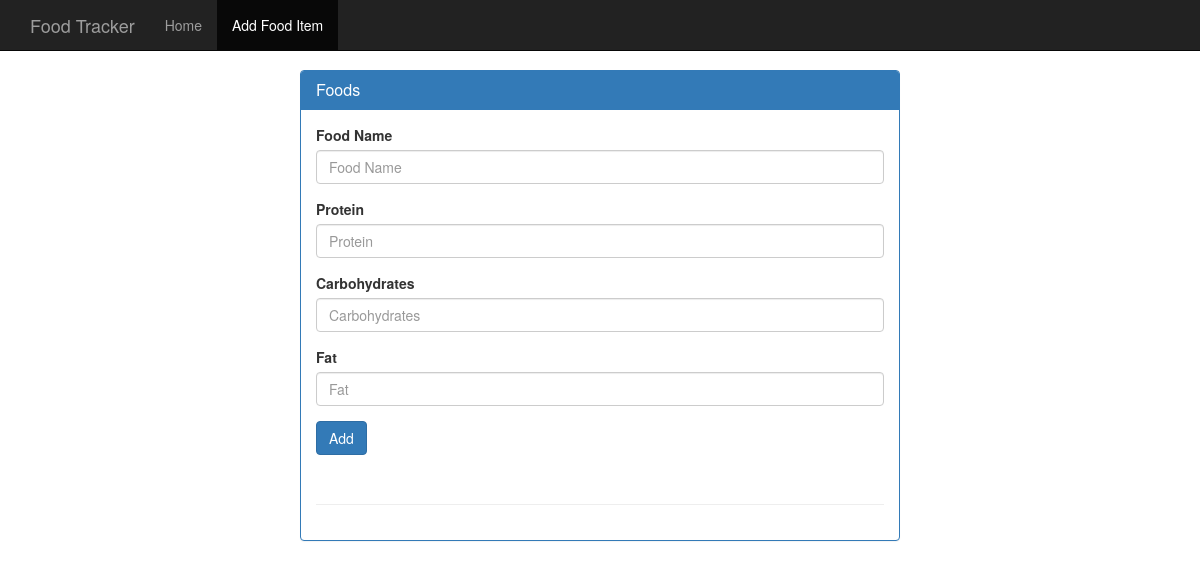
Before: /food with the older database file.
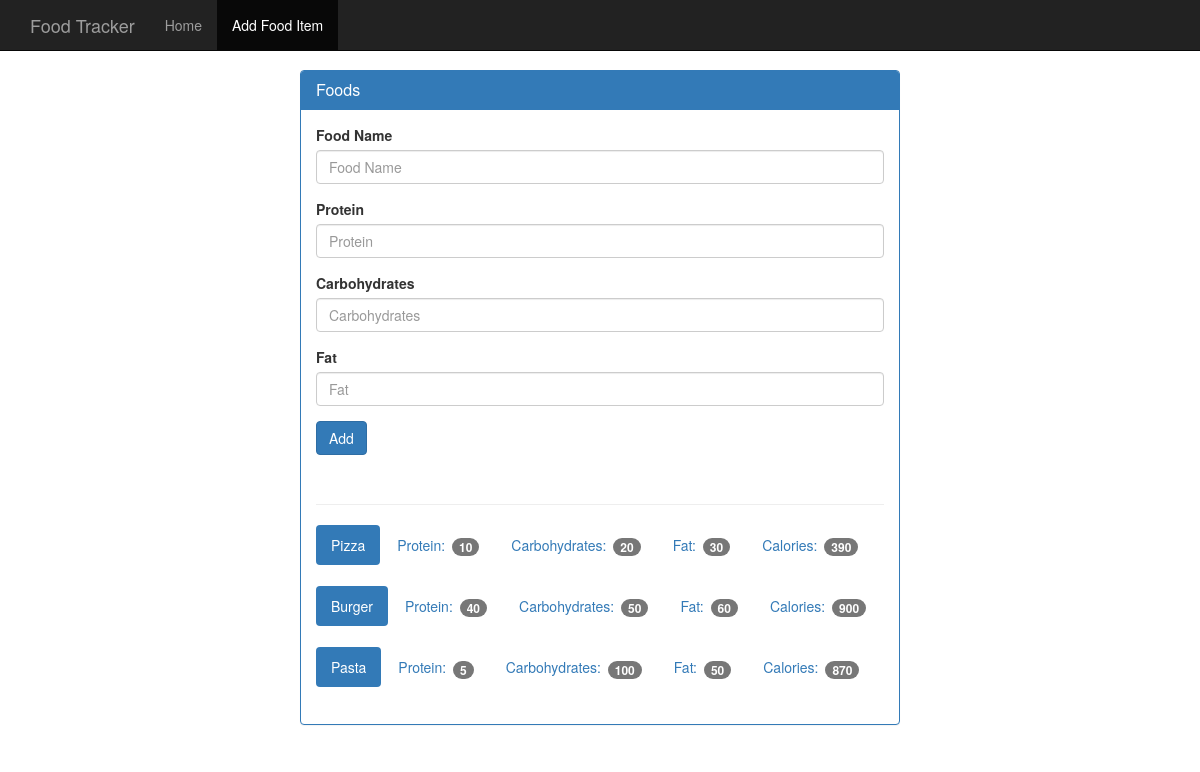
After: the same page with the newer database file.
### tables this page shows
CREATE TABLE food (
    id integer primary key autoincrement,
    name text not null,
    protein integer not null,
    carbohydrates integer not null,
    fats integer not null,
    calories integer not null
);

### modules/food.py (the view)
    @app.route('/food', methods=['GET', 'POST'])
    def _food():
        if request.method == 'POST':
            handle_new_food(request.form)
            return redirect(url_for('_food'))
        return render_template('add_food.html', food=get_food())

### modules/database.py (called while the page is built)
def init(app: Flask):
    @app.teardown_appcontext
    def _close_db(error):
        if hasattr(g, DB_ATTRIB_NAME):
            get_db().close()
        if error:
            print(error)

def connect_db():
    database = sqlite3.connect(DB_NAME)
    database.row_factory = sqlite3.Row
    return database

def get_db():
    if not hasattr(g, DB_ATTRIB_NAME):
        g.sqlite_db = connect_db()
    return g.sqlite_db

### modules/food.py (called while the page is built)
def init(app: Flask):
    @app.route('/food', methods=['GET', 'POST'])
    def _food():
        if request.method == 'POST':
            handle_new_food(request.form)
            return redirect(url_for('_food'))
        return render_template('add_food.html', food=get_food())

def get_food():
    food_db = database.get_db()
    cursor = food_db.execute('select * from food')
    return cursor.fetchall()

### templates/add_food.html (shortened to what this page needs)
<!DOCTYPE html>
<html lang="en">
  <head>
    <link href="{{ url_for('static', filename='css/bootstrap.min.css') }}" rel="stylesheet">
    <link href="{{ url_for('static', filename='css/theme.css') }}" rel="stylesheet">
  </head>
  <body>
    <nav class="navbar navbar-inverse navbar-fixed-top">
      <div class="container">
        <div class="navbar-header">
          <a class="navbar-brand" href="#">Food Tracker</a>
        </div>
        <div id="navbar" class="navbar-collapse collapse">
          <ul class="nav navbar-nav">
            <li><a href="#">Home</a></li>
            <li class="active"><a href="#">Add Food Item</a></li>
          </ul>
        </div>
      </div>
    </nav>
    <div class="container theme-showcase col-sm-6 col-sm-offset-3" role="main">
      <div class="row">
        <div>
          <div class="panel panel-primary">
            <div class="panel-heading">
              <h3 class="panel-title">Foods</h3>
            </div>
            <div class="panel-body">
              <form method="POST" action="{{ url_for('_food') }}">
                <div class="form-group">
                  <label for="food-name">Food Name</label>
                  <input type="text" name="food" class="form-control" id="food-name" placeholder="Food Name">
                </div>
                <div class="form-group">
                  <label for="protein">Protein</label>
                  <input type="number" name="protein" class="form-control" id="protein" placeholder="Protein">
                </div>
                <div class="form-group">
                  <label for="carbohydrates">Carbohydrates</label>
                  <input type="number" name="carbs" class="form-control" id="carbohydrates" placeholder="Carbohydrates">
                </div>
                <div class="form-group">
                  <label for="fat">Fat</label>
                  <input type="number" name="fat" class="form-control" id="fat" placeholder="Fat">
                </div>
                <button type="submit" class="btn btn-primary">Add</button>
              </form>
              <div class="page-header"></div>
              {% for food_element in food %}
              <ul class="nav nav-pills" role="tablist">
                <li class="active"><a>{{ food_element["name"] }}</a></li>
                <li><a>Protein: <span class="badge">{{ food_element["protein"] }}</span></a></li>
                <li><a>Carbohydrates: <span class="badge">{{ food_element["carbohydrates"] }}</span></a></li>
                <li><a>Fat: <span class="badge">{{ food_element["fats"] }}</span></a></li>
                <li><a>Calories: <span class="badge">{{ food_element["calories"] }}</span></a></li>
              </ul>
              <br>
              {% endfor %}
            </div>
          </div>
        </div>
      </div>
    </div>
  </body>
</html>

### static/css/theme.css (style rules this page uses)
body { padding-top: 70px; padding-bottom: 30px; }

Changed rows visible on the page:
added food: name "Pizza", protein "10", carbohydrates "20", fats "30", calories "390"
added food: name "Burger", protein "40", carbohydrates "50", fats "60", calories "900"
added food: name "Pasta", protein "5", carbohydrates "100", fats "50", calories "870"
